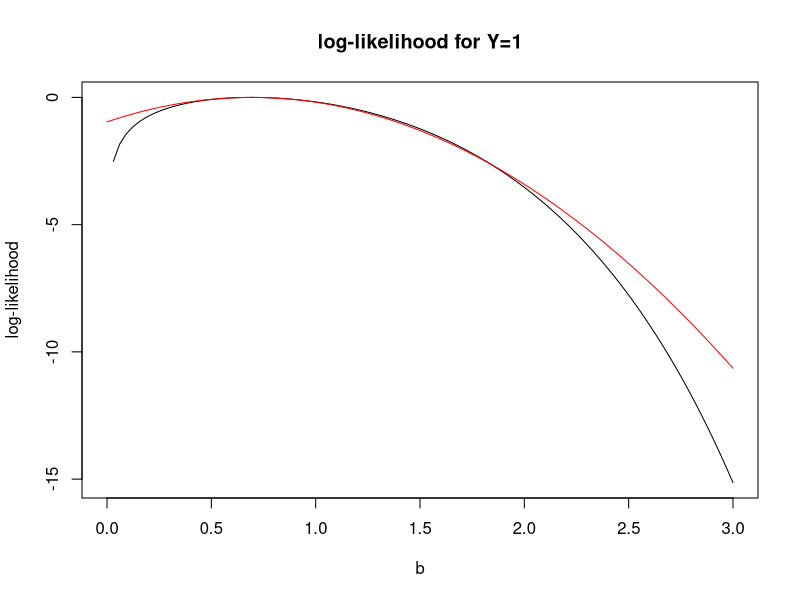
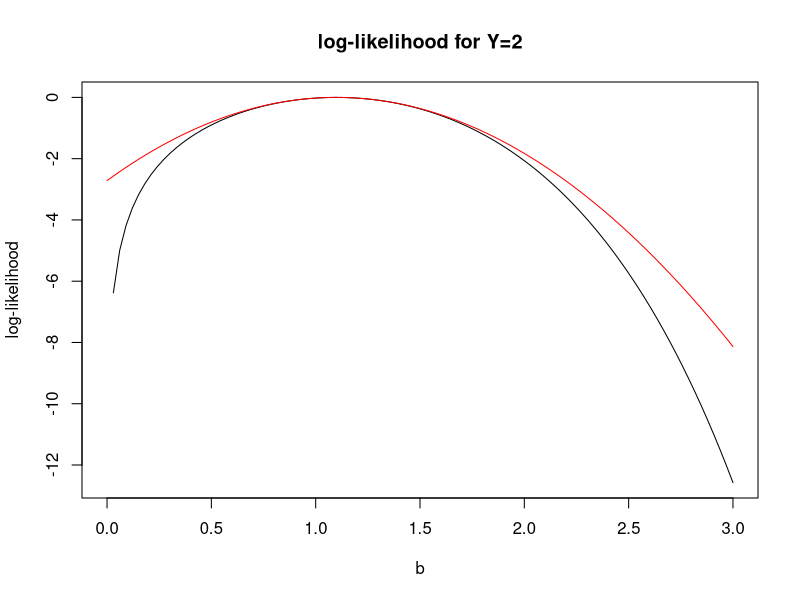
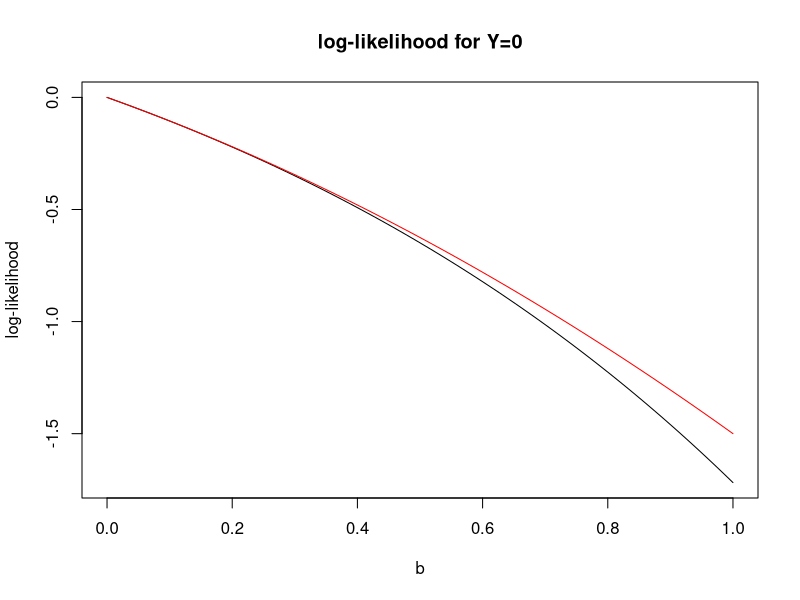

Reproduce these figures in R, in order.
## ---- chunk 1
b = seq(0,3,length=100)
loglik = function(b,Y) {
  if(Y==0){
    return(-(exp(b)-1))} 
  else 
    return(Y*log(exp(b)-1) - (exp(b)-1))
}

y = 1
ll = loglik(b,y)
plot(b,ll-max(ll),type="l",xlab="b",ylab="log-likelihood",main="log-likelihood for Y=1")
s2 = y/(1+y)^2
bhat = log(y+1)
ll_approx = dnorm(b,bhat,sqrt(s2),log=TRUE)
lines(b,ll_approx-max(ll_approx),col="red")
## ---- chunk 2
y = 2
ll = loglik(b,y)
plot(b,ll-max(ll),type="l",xlab="b",ylab="log-likelihood",main="log-likelihood for Y=2")
s2 = y/(1+y)^2
bhat = log(y+1)
ll_approx = dnorm(b,bhat,sqrt(s2),log=TRUE)
lines(b,ll_approx-max(ll_approx),col="red")
## ---- chunk 3
b = seq(0,1,length=100)
y = 0
ll = loglik(b,y)
plot(b,ll-max(ll),type="l",xlab="b",ylab="log-likelihood",main="log-likelihood for Y=0")
s2 = 1
bhat = -1
ll_approx = dnorm(b,bhat,sqrt(s2),log=TRUE)

lines(b,ll_approx-max(ll_approx),col="red")
